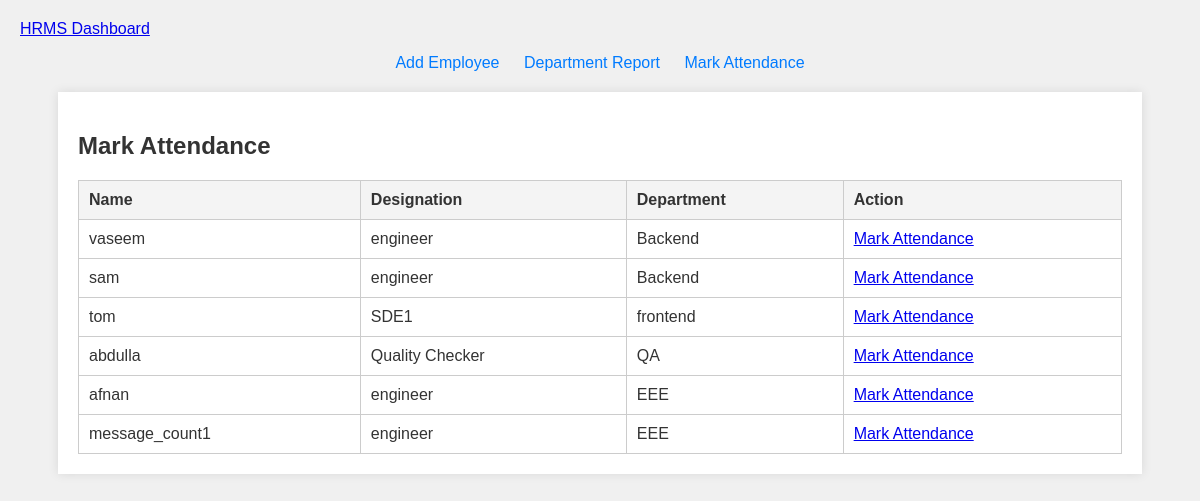
The page /attendance/list on the database as committed earlier.
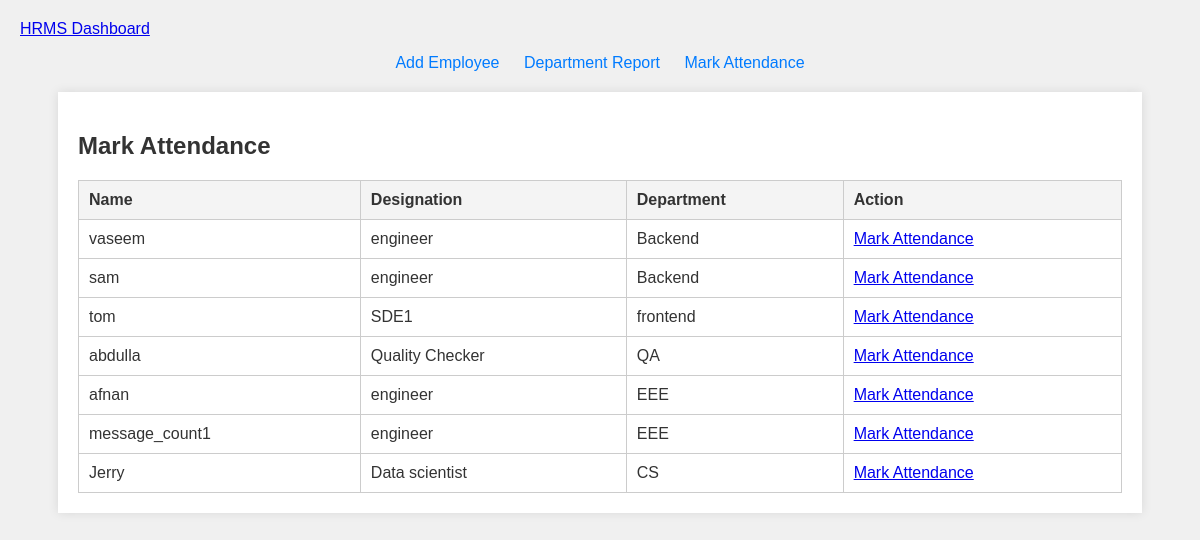
The same page on the database as committed later.
### app.py (models this page shows)
class Employee(db.Model):
    id = db.Column(db.Integer, primary_key=True)
    name = db.Column(db.String(100), nullable=False)
    designation = db.Column(db.String(100), nullable=False)
    department = db.Column(db.String(100), nullable=False)
    date_of_joining = db.Column(db.DateTime, default=datetime.utcnow)
    attendances = db.relationship('Attendance', backref='employee', lazy='dynamic')

### app.py (the view)
@app.route('/attendance/list')
def list_employees():
    employees = Employee.query.all()
    return render_template('employee_list.html', employees=employees)

### templates/employee_list.html
{% extends "base.html" %}
{% block content %}
<h2>Mark Attendance</h2>
<table>
    <thead>
        <tr>
            <th>Name</th>
            <th>Designation</th>
            <th>Department</th>
            <th>Action</th>
        </tr>
    </thead>
    <tbody>
        {% for employee in employees %}
        <tr>
            <td>{{ employee.name }}</td>
            <td>{{ employee.designation }}</td>
            <td>{{ employee.department }}</td>
            <td>
                <a href="{{ url_for('mark_attendance', employee_id=employee.id) }}" class="btn">Mark Attendance</a>
            </td>
        </tr>
        {% endfor %}
    </tbody>
</table>
{% endblock %}

Rows that differ between the two databases and show on the page:
added Employee: name "Jerry", designation "Data scientist", department "CS"
